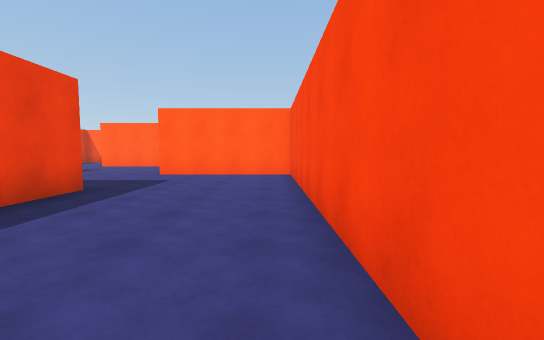
view 1 (above)

24 first-person views from a walk through a Unity game level. The camera is 1.4 m above the floor, tilts 4° down and sees 90° across. The floor is counted in squares, 2 m on a side. Each view is taken from the middle of a square. On the plan, view 1 faces up. The plan holds only what a view shows up to about 9 squares ahead; the rest is blank. The place goes on beyond the plan. The player is left out.

view 2
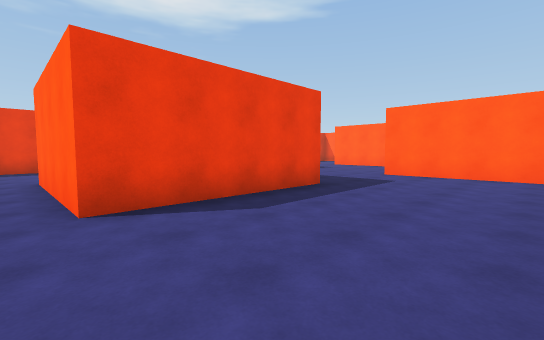

view 3
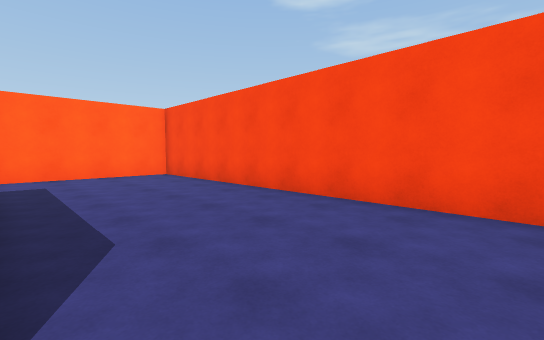

view 4
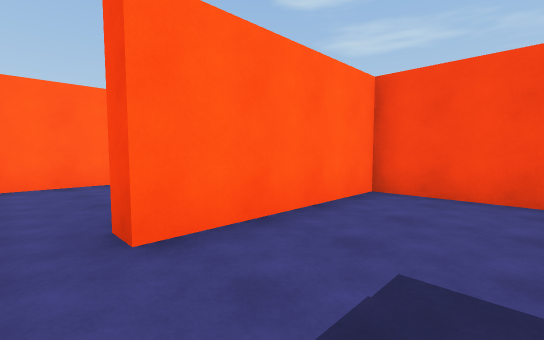

view 5
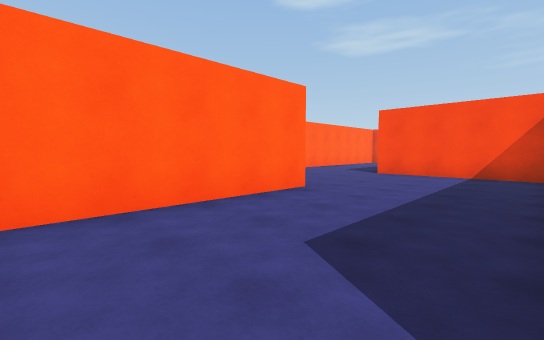

view 6
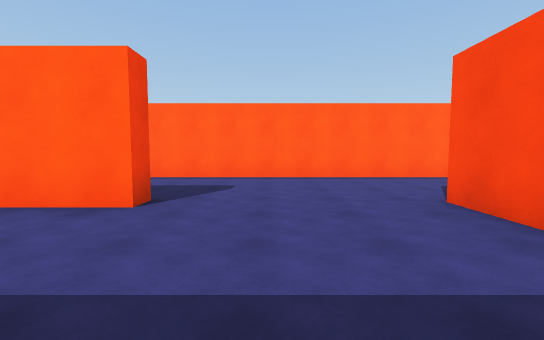

view 7
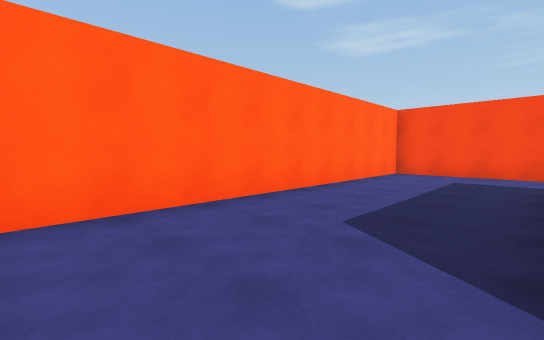

view 8
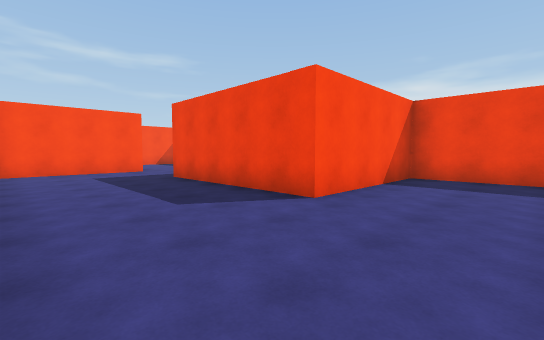

view 9
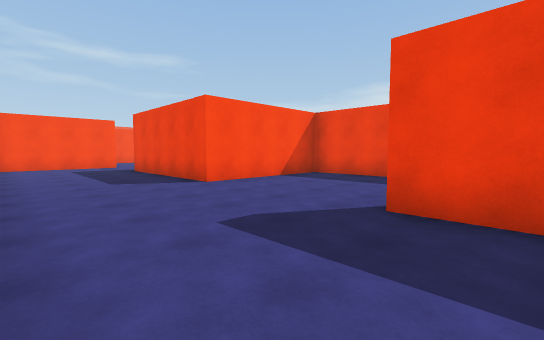

view 10
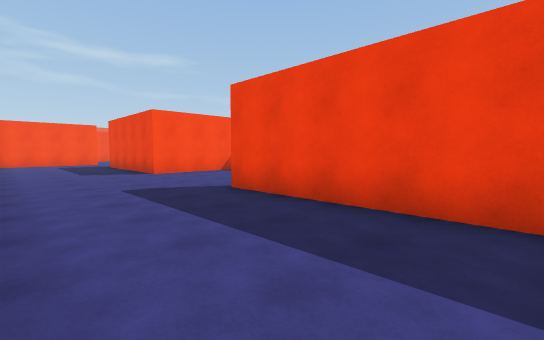

view 11
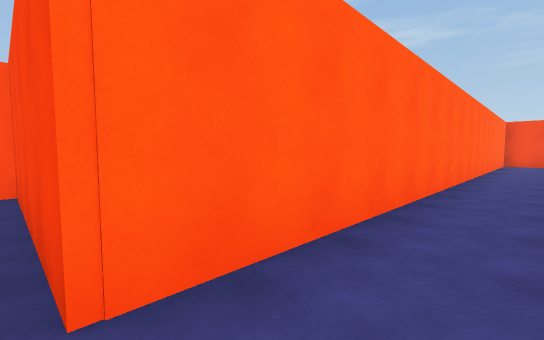

view 12
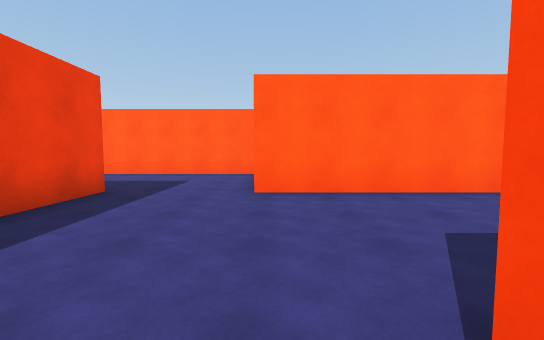

view 13
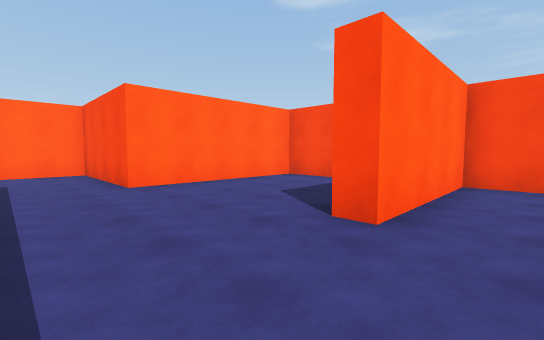

view 14
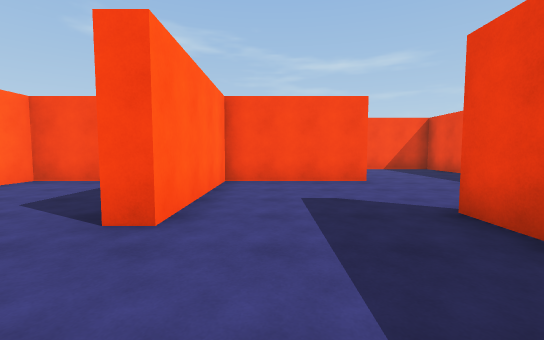

view 15
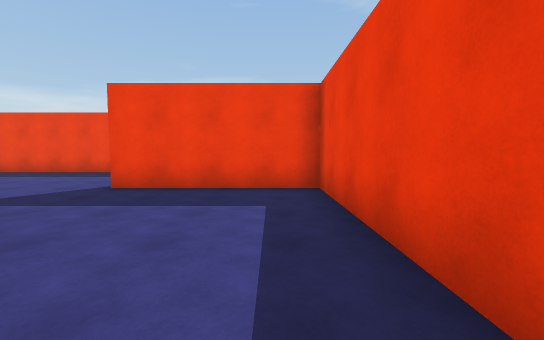

view 16
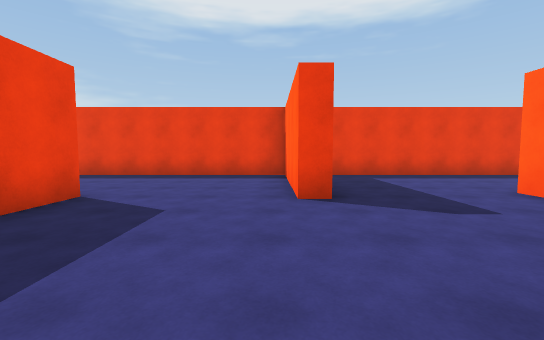

view 17
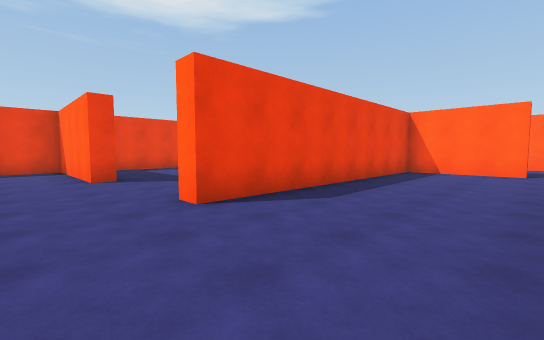

view 18
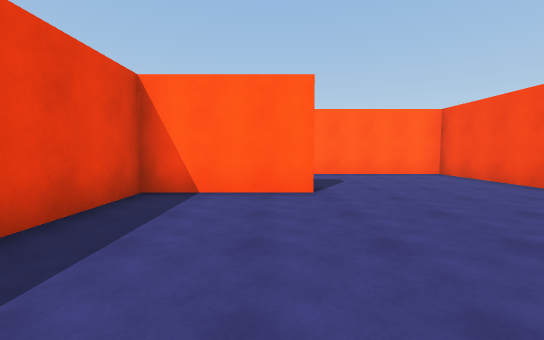

view 19
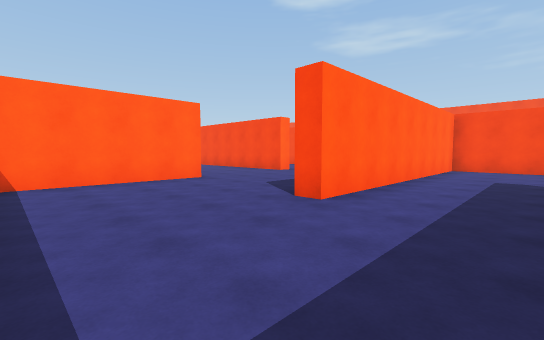

view 20
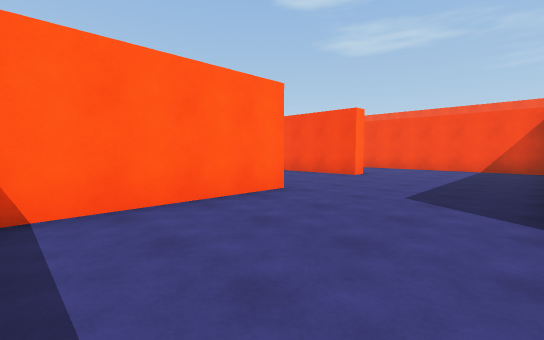

view 21
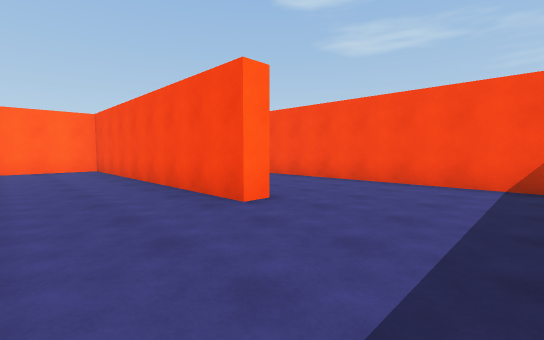

view 22
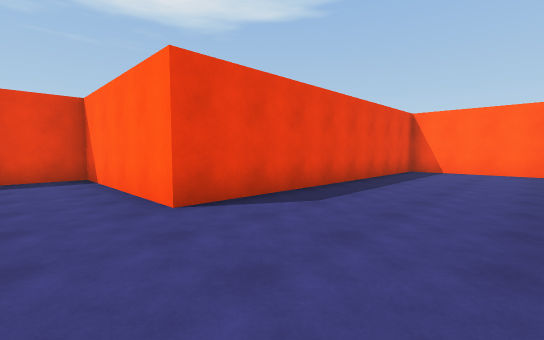

view 23
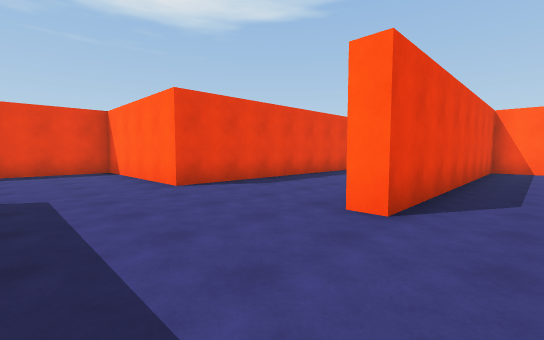

view 24
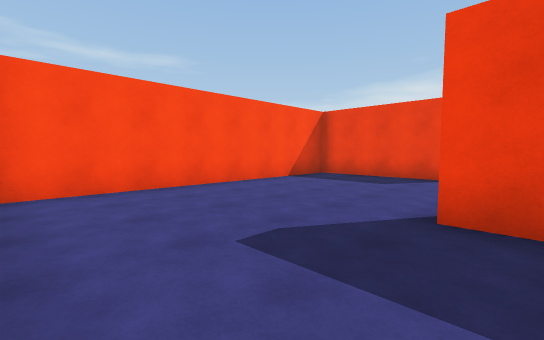

### Floor plan
Ten units are one square. View 1 is at (0, 0); x grows to the right and y downward. Boxes are objects, and circles mark ways between rooms. Rooms are numbered by the first view taken in them; rooms with no view inside come last. Other rooms are left out.
<svg viewBox="-50 -294 296 304">
<path fill="none" stroke="#000" d="M-34 -49 -34 -6 -45 -6M6 1 6 -81 -33 -81M19 -86 44 -86 44 -128 91 -128 91 -116M-41 -128 3 -128 3 -123 -41 -123M-33 -81 -33 -86M117 -125 117 -162 -38 -162 -38 -205M134 -81 125 -81 125 -86M91 -116 91 -49 131 -49M163 -110 163 -125 117 -125M189 -130 198 -130M198 -125 168 -125 168 -48 163 -48M208 -86 241 -86 241 -162 163 -162 163 -168M241 -169 241 -196M131 -49 131 -44 91 -44 91 5M209 -209 204 -209 204 -284M128 -11 191 -11M168 -286 168 -205 122 -205 122 -179M201 -289 171 -289M163 -48 163 -81 134 -81"/>
<circle cx="-40" cy="-80" r="3" fill="#2a7"/>
<circle cx="105" cy="-125" r="3" fill="#2a7"/>
<circle cx="130" cy="-65" r="3" fill="#2a7"/>
<circle cx="145" cy="-50" r="3" fill="#2a7"/>
<text x="-20" y="-40">1</text>
<text x="20" y="-130">2</text>
<text x="120" y="-90">3</text>
<text x="180" y="-120">4</text>
<text x="140" y="-70">5</text>
</svg>
Room 1 opens to room 2. Room 2 opens to room 3. Room 3 opens to room 5. Room 4 opens to room 5.

Where each view was taken, in squares from view 1:
view 1: 0 up, 0 right, facing up
view 2: 0 up, 0 right, facing up-left
view 3: 0 up, 3 left, facing up-right
view 4: 6 up, 4 left, facing up-right
view 5: 9 up, 4 left, facing up-right
view 6: 9 up, 2 right, facing up
view 7: 13 up, 3 right, facing up-right
view 8: 16 up, 2 right, facing down-right
view 9: 16 up, 1 left, facing down-right
view 10: 16 up, 4 left, facing down-right
view 11: 15 up, 4 left, facing up-right
view 12: 8 up, 12 right, facing up
view 13: 7 up, 10 right, facing up-right
view 14: 7 up, 10 right, facing right
view 15: 10 up, 10 right, facing down
view 16: 4 up, 17 right, facing left
view 17: 3 up, 20 right, facing up-left
view 18: 8 up, 19 right, facing up
view 19: 14 up, 13 right, facing up-right
view 20: 17 up, 13 right, facing up-right
view 21: 18 up, 18 right, facing up-right
view 22: 19 up, 20 right, facing up-left
view 23: 18 up, 22 right, facing up-left
view 24: 16 up, 19 right, facing down-right
